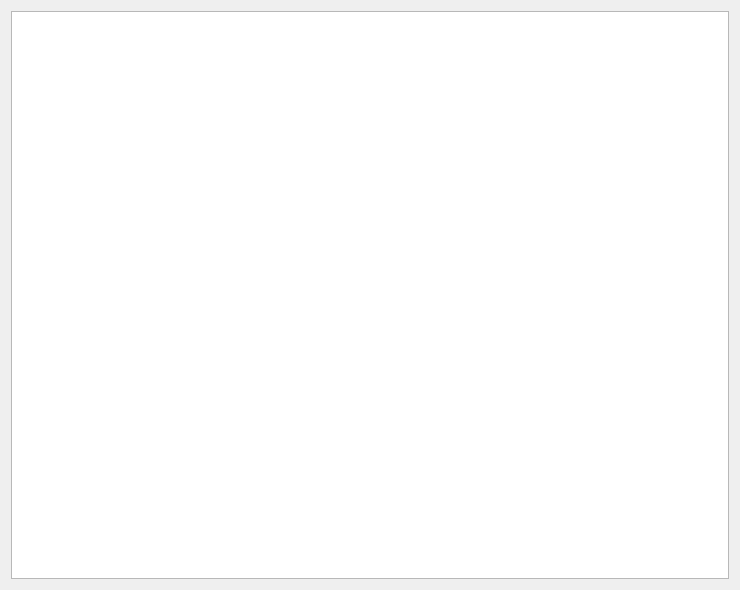
<?xml version="1.0" encoding="UTF-8"?>
<ui version="4.0">
 <class>FormHelp</class>
 <widget class="QWidget" name="FormHelp">
  <property name="geometry">
   <rect>
    <x>0</x>
    <y>0</y>
    <width>740</width>
    <height>590</height>
   </rect>
  </property>
  <property name="windowTitle">
   <string>Form</string>
  </property>
  <property name="windowIcon">
   <iconset resource="Durok.qrc">
    <normaloff>:/Chart_3.png</normaloff>:/Chart_3.png</iconset>
  </property>
  <layout class="QGridLayout">
   <item row="0" column="0">
    <widget class="QTextBrowser" name="textBrowser"/>
   </item>
  </layout>
 </widget>
 <resources>
  <include location="Durok.qrc"/>
 </resources>
 <connections/>
</ui>
